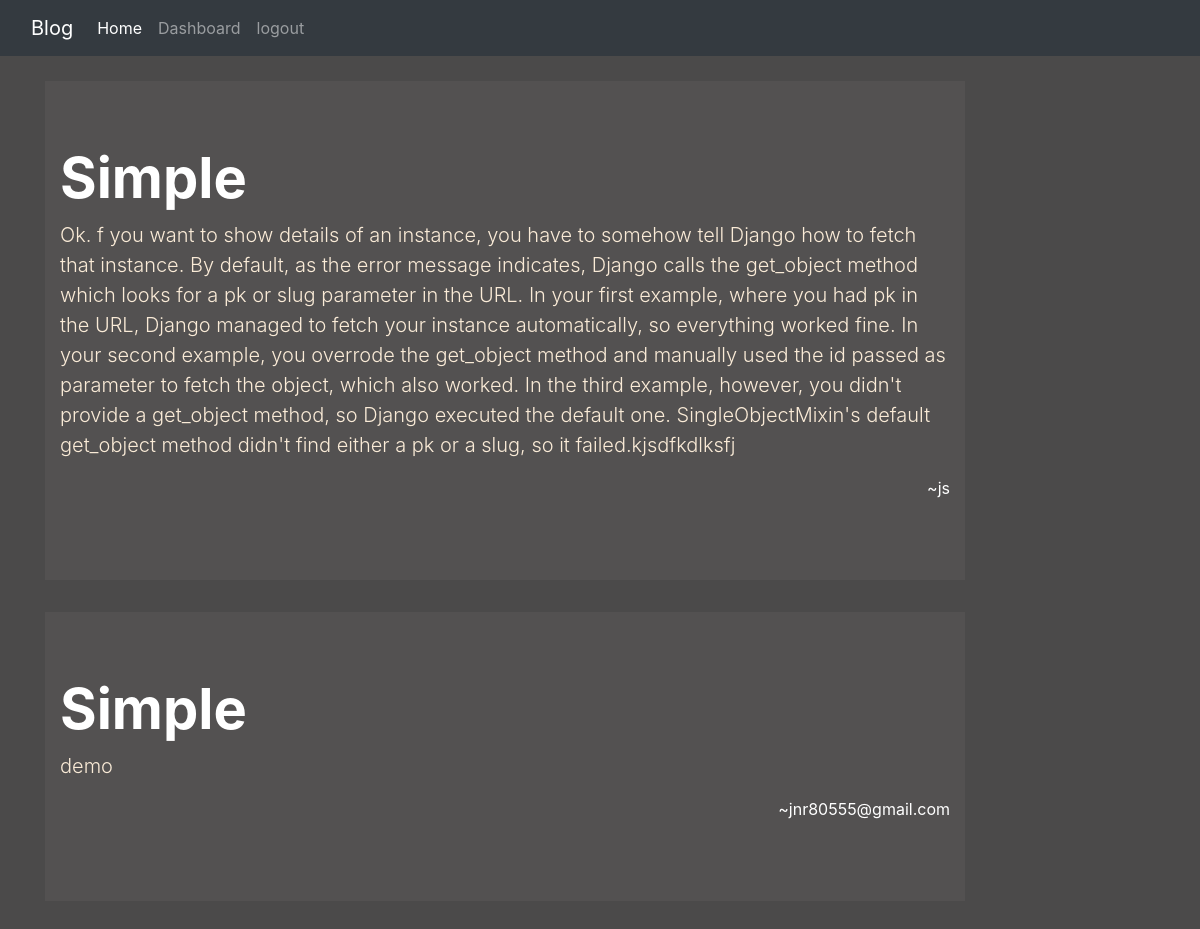
The app's page / (signed in) with its own data.
### blog/models.py (models this page shows)
class Post(models.Model):
    user = models.ForeignKey(User, on_delete=models.CASCADE)
    created_at = models.DateTimeField(auto_now_add=True)
    updated_at = models.DateTimeField(auto_now=True)
    title = models.CharField(max_length=100)
    description = models.TextField(max_length=5000)

### blog/views.py (the view)
# urls.py: path('', views.PostListView.as_view(), name='index'),
@method_decorator(login_required(login_url='login'), name='dispatch')
class PostListView(ListView):
    model = Post
    template_name = 'blog/index.html'

### blog/templates/blog/index.html (shortened to what this page needs)
{% extends 'blog/basic.html' %}
{% block content %}
    <div class="col-sm-10 mt-4">
        {% for post in post_list %}
            <div class="jumbotron jumbotron-fluid jumbo-color">
                <div class="container ">
                    <h1 class="display-4 font-weight-bold text-white">{{ post.title }}</h1>
                    <p class="lead">{{ post.description }}</p>
                    <p class="text-right text-white">~{{ post.user }}</p>
                </div>
            </div>
        {% endfor %}
    </div>
 {% endblock %}

### blog/templates/blog/basic.html (shortened to what this page needs)
<!doctype html>
{% load static %}
<html lang="en">
<head>
    <link rel="stylesheet" href="https://stackpath.bootstrapcdn.com/bootstrap/4.1.3/css/bootstrap.min.css"
>
    <link rel="stylesheet" href="{% static 'blog/css/style.css' %}">
</head>
<body>
<div class="container-fluid bg-dark">
    <nav class="navbar navbar-expand-lg navbar-dark bg-dark">
        <a class="navbar-brand" href="{% url 'index' %}">Blog</a>
        <div class="collapse navbar-collapse" id="navbarNav">
            <ul class="navbar-nav">
                <li class="nav-item active">
                    <a class="nav-link" href="{% url 'index' %}">Home <span class="sr-only">(current)</span></a>
                </li>
                {% if user.is_authenticated %}
                    <li class="nav-item">
                        <a class="nav-link " href="{% url 'dashboard' %}">Dashboard</a>
                    </li>
                    <li class="nav-item">
                        <a class="nav-link " href="{% url 'logout' %}">logout</a>
                    </li>
                {% endif %}
            </ul>
        </div>
    </nav>
</div>
<div class="container">
    <div class="row">
        <div class="col-sm-12">
        </div>
    </div>
    <div class="row">
        {% block content %}{% endblock %}
    </div>
</div>
</body>
</html>

### blog/static/blog/css/style.css (style rules this page uses)
body { background-color: rgb(75, 74, 74); color: antiquewhite; }
.jumbo-color { background-color: rgb(83, 81, 81); }

### records on screen
Post: title "Simple", description "Ok. f you want to show details of an instance, you have to somehow tell Django how to fetch that instance. By default, as the error message indicates, Django calls the get_object method which looks for a pk or slug parameter in the URL. In your first example, where you had pk in the URL, Django managed to fetch your instance automatically, so everything worked fine. In your second example, you overrode the get_object method and manually used the id passed as parameter to fetch the object, which also worked. In the third example, however, you didn't provide a get_object method, so Django executed the default one. SingleObjectMixin's default get_object method didn't find either a pk or a…", user "js"
Post: title "Simple", description "demo", user "jnr80555@gmail.com"
